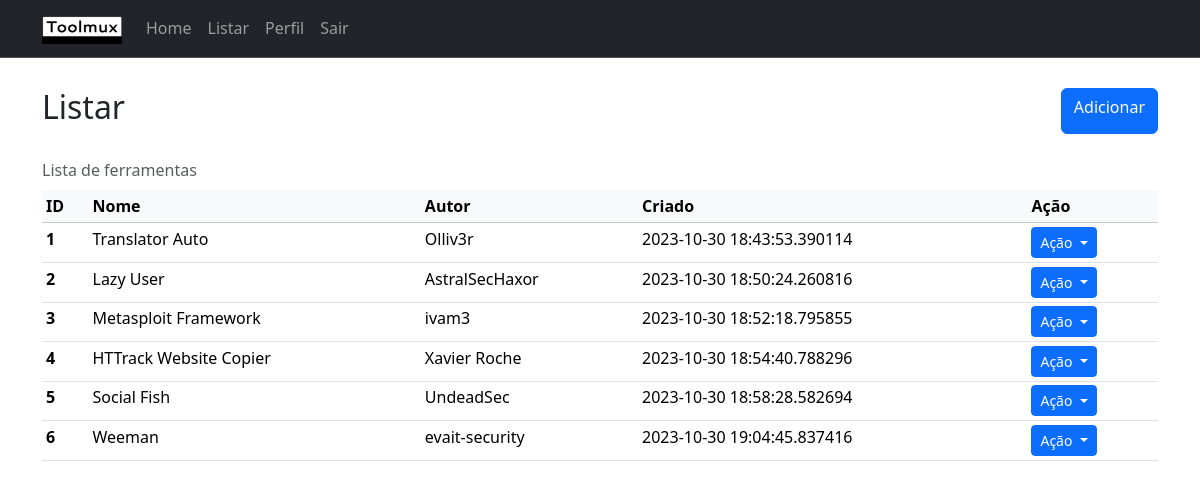
Screenshot of /listar (signed in) with the database file from the repository.
### app/models.py (models this page shows)
class Tool(db.Model):
    id = db.Column(db.Integer, primary_key=True)
    name = db.Column(db.String(), nullable=False)
    author = db.Column(db.String(), nullable=False)
    alias = db.Column(db.String(), nullable=True)
    custom_alias = db.Column(db.String(), nullable=True)
    name_repository = db.Column(db.String(), nullable=True)
    link = db.Column(db.String(), nullable=True)
    type_install = db.Column(db.String(), nullable=False)
    category = db.Column(db.String(), nullable=False)
    dependencies = db.Column(db.String(), nullable=True)
    created = db.Column(db.DateTime, default=datetime.utcnow)
    modified = db.Column(db.DateTime, default=datetime.utcnow)

### app/routes.py (the view)
@app.route('/listar', methods=['GET',])
@login_required
def listar():
    tool = Tool.query.limit(10).all()
    return render_template('listar.html', tool=tool, title='Listar')

### app/models.py (called while the page is built)
@login.user_loader
def load_user(id):
    return User.query.get(int(id))

### app/templates/listar.html (shortened to what this page needs)
{% extends 'base.html' %}
{% block content %}
<div class="d-flex justify-content-between">
    <h2>{{ title }}</h2>
    <a class="btn btn btn-primary" href="{{ url_for('cadastrar') }}" role="button">Adicionar</a>
</div>
<table class="table caption-top table-sm mt-3">
    <caption>Lista de ferramentas</caption>
    <thead class="table-light">
	<tr>
	    <th>ID</th>
	    <th>Nome</th>
    	    <th>Autor</th>
	    <th>Criado</th>
	    <th>Ação</th>
        </tr>
    </thead>
    <tbody>
    {% for t in tool %}
	<tr>
	    <th>{{ t.id }}</th>
  	    <td>{{ t.name }}</td>
	    <td>{{ t.author }}</td>
	    <td>{{ t.created }}</td>
	    <td>
	    <div class="dropdown">
  	        <a class="btn btn-sm btn-primary dropdown-toggle"
		href="#"
		role="button"
	        data-bs-toggle="dropdown"
		aria-expanded="false">
		Ação
	        </a>
 	    </div>
	    </td>
	<tr>
    {% endfor %}
    </tbody>
</table>
{% endblock %}

### rows the page displays
Tool: id "1", name "Translator Auto", author "Olliv3r", created "2023-10-30 18:43:53.390114"
Tool: id "2", name "Lazy User", author "AstralSecHaxor", created "2023-10-30 18:50:24.260816"
Tool: id "3", name "Metasploit Framework", author "ivam3", created "2023-10-30 18:52:18.795855"
Tool: id "4", name "HTTrack Website Copier", author "Xavier Roche", created "2023-10-30 18:54:40.788296"
Tool: id "5", name "Social Fish", author "UndeadSec", created "2023-10-30 18:58:28.582694"
Tool: id "6", name "Weeman", author "evait-security", created "2023-10-30 19:04:45.837416"

### other values shown
{{ title }} "Listar"
